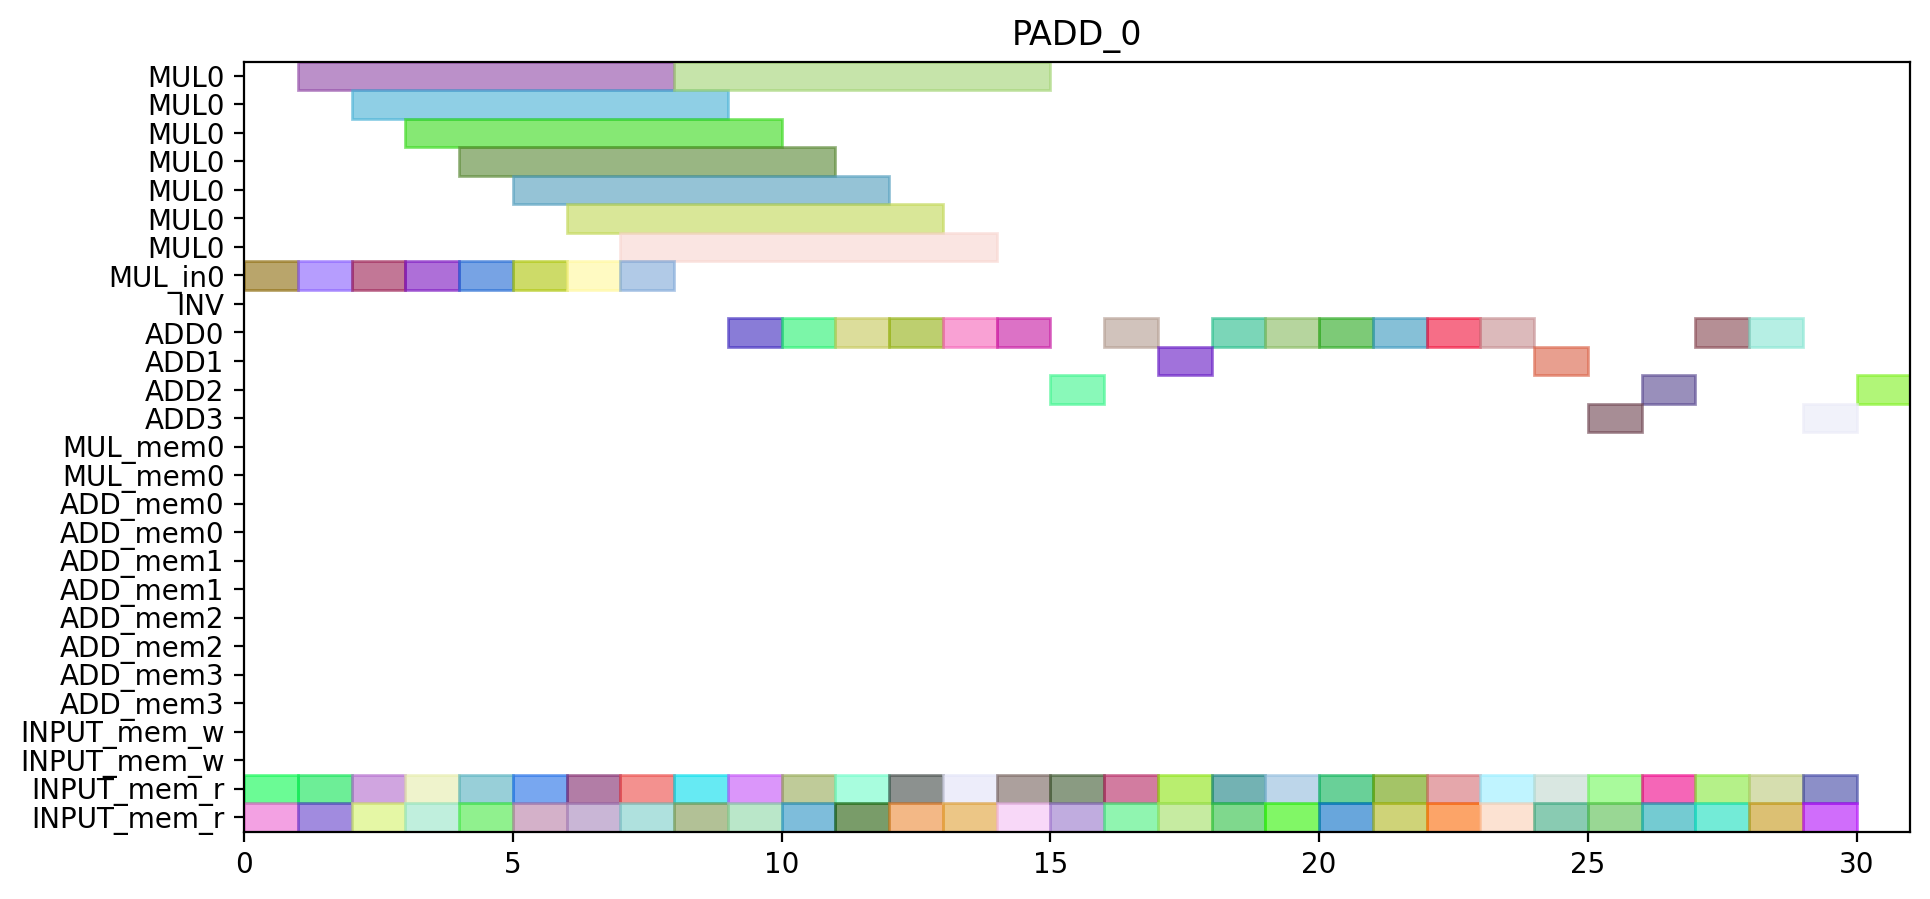

The script that drew this image:
from pyschedule import Scenario, solvers, plotters, alt


def solve():
	horizon = 120
	S = Scenario("PADD_0", horizon=horizon)

	# resource
	MUL = S.Resources('MUL', num=1, size=7)
	MUL_in = S.Resources('MUL_in', num=1)
	INV = S.Resource('INV')
	ADD = S.Resources('ADD', num=4, periods=range(1, horizon))
	MUL_mem = S.Resources('MUL_mem', num=1, size=2)
	ADD_mem = S.Resources('ADD_mem', num=4, size=2)
	INPUT_mem_w = S.Resource('INPUT_mem_w', size=2)
	INPUT_mem_r = S.Resource('INPUT_mem_r', size=2)

	# result of previous scheduling

	# new tasks
	t0_t0_t0_in = S.Task('t0_t0_t0_in', length=1, delay_cost=1)
	t0_t0_t0_in += alt(MUL_in)
	t0_t0_t0 = S.Task('t0_t0_t0', length=7, delay_cost=1)
	t0_t0_t0 += alt(MUL)
	S += t0_t0_t0>=t0_t0_t0_in

	t0_t0_t0_mem0 = S.Task('t0_t0_t0_mem0', length=1, delay_cost=1)
	t0_t0_t0_mem0 += INPUT_mem_r
	S += t0_t0_t0_mem0 <= t0_t0_t0

	t0_t0_t0_mem1 = S.Task('t0_t0_t0_mem1', length=1, delay_cost=1)
	t0_t0_t0_mem1 += INPUT_mem_r
	S += t0_t0_t0_mem1 <= t0_t0_t0

	t0_t0_t1_in = S.Task('t0_t0_t1_in', length=1, delay_cost=1)
	t0_t0_t1_in += alt(MUL_in)
	t0_t0_t1 = S.Task('t0_t0_t1', length=7, delay_cost=1)
	t0_t0_t1 += alt(MUL)
	S += t0_t0_t1>=t0_t0_t1_in

	t0_t0_t1_mem0 = S.Task('t0_t0_t1_mem0', length=1, delay_cost=1)
	t0_t0_t1_mem0 += INPUT_mem_r
	S += t0_t0_t1_mem0 <= t0_t0_t1

	t0_t0_t1_mem1 = S.Task('t0_t0_t1_mem1', length=1, delay_cost=1)
	t0_t0_t1_mem1 += INPUT_mem_r
	S += t0_t0_t1_mem1 <= t0_t0_t1

	t0_t0_t2 = S.Task('t0_t0_t2', length=1, delay_cost=1)
	t0_t0_t2 += alt(ADD)

	t0_t0_t2_mem0 = S.Task('t0_t0_t2_mem0', length=1, delay_cost=1)
	t0_t0_t2_mem0 += INPUT_mem_r
	S += t0_t0_t2_mem0 <= t0_t0_t2

	t0_t0_t2_mem1 = S.Task('t0_t0_t2_mem1', length=1, delay_cost=1)
	t0_t0_t2_mem1 += INPUT_mem_r
	S += t0_t0_t2_mem1 <= t0_t0_t2

	t0_t0_t3 = S.Task('t0_t0_t3', length=1, delay_cost=1)
	t0_t0_t3 += alt(ADD)

	t0_t0_t3_mem0 = S.Task('t0_t0_t3_mem0', length=1, delay_cost=1)
	t0_t0_t3_mem0 += INPUT_mem_r
	S += t0_t0_t3_mem0 <= t0_t0_t3

	t0_t0_t3_mem1 = S.Task('t0_t0_t3_mem1', length=1, delay_cost=1)
	t0_t0_t3_mem1 += INPUT_mem_r
	S += t0_t0_t3_mem1 <= t0_t0_t3

	t0_t1_t0_in = S.Task('t0_t1_t0_in', length=1, delay_cost=1)
	t0_t1_t0_in += alt(MUL_in)
	t0_t1_t0 = S.Task('t0_t1_t0', length=7, delay_cost=1)
	t0_t1_t0 += alt(MUL)
	S += t0_t1_t0>=t0_t1_t0_in

	t0_t1_t0_mem0 = S.Task('t0_t1_t0_mem0', length=1, delay_cost=1)
	t0_t1_t0_mem0 += INPUT_mem_r
	S += t0_t1_t0_mem0 <= t0_t1_t0

	t0_t1_t0_mem1 = S.Task('t0_t1_t0_mem1', length=1, delay_cost=1)
	t0_t1_t0_mem1 += INPUT_mem_r
	S += t0_t1_t0_mem1 <= t0_t1_t0

	t0_t1_t1_in = S.Task('t0_t1_t1_in', length=1, delay_cost=1)
	t0_t1_t1_in += alt(MUL_in)
	t0_t1_t1 = S.Task('t0_t1_t1', length=7, delay_cost=1)
	t0_t1_t1 += alt(MUL)
	S += t0_t1_t1>=t0_t1_t1_in

	t0_t1_t1_mem0 = S.Task('t0_t1_t1_mem0', length=1, delay_cost=1)
	t0_t1_t1_mem0 += INPUT_mem_r
	S += t0_t1_t1_mem0 <= t0_t1_t1

	t0_t1_t1_mem1 = S.Task('t0_t1_t1_mem1', length=1, delay_cost=1)
	t0_t1_t1_mem1 += INPUT_mem_r
	S += t0_t1_t1_mem1 <= t0_t1_t1

	t0_t1_t2 = S.Task('t0_t1_t2', length=1, delay_cost=1)
	t0_t1_t2 += alt(ADD)

	t0_t1_t2_mem0 = S.Task('t0_t1_t2_mem0', length=1, delay_cost=1)
	t0_t1_t2_mem0 += INPUT_mem_r
	S += t0_t1_t2_mem0 <= t0_t1_t2

	t0_t1_t2_mem1 = S.Task('t0_t1_t2_mem1', length=1, delay_cost=1)
	t0_t1_t2_mem1 += INPUT_mem_r
	S += t0_t1_t2_mem1 <= t0_t1_t2

	t0_t1_t3 = S.Task('t0_t1_t3', length=1, delay_cost=1)
	t0_t1_t3 += alt(ADD)

	t0_t1_t3_mem0 = S.Task('t0_t1_t3_mem0', length=1, delay_cost=1)
	t0_t1_t3_mem0 += INPUT_mem_r
	S += t0_t1_t3_mem0 <= t0_t1_t3

	t0_t1_t3_mem1 = S.Task('t0_t1_t3_mem1', length=1, delay_cost=1)
	t0_t1_t3_mem1 += INPUT_mem_r
	S += t0_t1_t3_mem1 <= t0_t1_t3

	t0_t20 = S.Task('t0_t20', length=1, delay_cost=1)
	t0_t20 += alt(ADD)

	t0_t20_mem0 = S.Task('t0_t20_mem0', length=1, delay_cost=1)
	t0_t20_mem0 += INPUT_mem_r
	S += t0_t20_mem0 <= t0_t20

	t0_t20_mem1 = S.Task('t0_t20_mem1', length=1, delay_cost=1)
	t0_t20_mem1 += INPUT_mem_r
	S += t0_t20_mem1 <= t0_t20

	t0_t21 = S.Task('t0_t21', length=1, delay_cost=1)
	t0_t21 += alt(ADD)

	t0_t21_mem0 = S.Task('t0_t21_mem0', length=1, delay_cost=1)
	t0_t21_mem0 += INPUT_mem_r
	S += t0_t21_mem0 <= t0_t21

	t0_t21_mem1 = S.Task('t0_t21_mem1', length=1, delay_cost=1)
	t0_t21_mem1 += INPUT_mem_r
	S += t0_t21_mem1 <= t0_t21

	t0_t30 = S.Task('t0_t30', length=1, delay_cost=1)
	t0_t30 += alt(ADD)

	t0_t30_mem0 = S.Task('t0_t30_mem0', length=1, delay_cost=1)
	t0_t30_mem0 += INPUT_mem_r
	S += t0_t30_mem0 <= t0_t30

	t0_t30_mem1 = S.Task('t0_t30_mem1', length=1, delay_cost=1)
	t0_t30_mem1 += INPUT_mem_r
	S += t0_t30_mem1 <= t0_t30

	t0_t31 = S.Task('t0_t31', length=1, delay_cost=1)
	t0_t31 += alt(ADD)

	t0_t31_mem0 = S.Task('t0_t31_mem0', length=1, delay_cost=1)
	t0_t31_mem0 += INPUT_mem_r
	S += t0_t31_mem0 <= t0_t31

	t0_t31_mem1 = S.Task('t0_t31_mem1', length=1, delay_cost=1)
	t0_t31_mem1 += INPUT_mem_r
	S += t0_t31_mem1 <= t0_t31

	t2_t0_t0_in = S.Task('t2_t0_t0_in', length=1, delay_cost=1)
	t2_t0_t0_in += alt(MUL_in)
	t2_t0_t0 = S.Task('t2_t0_t0', length=7, delay_cost=1)
	t2_t0_t0 += alt(MUL)
	S += t2_t0_t0>=t2_t0_t0_in

	t2_t0_t0_mem0 = S.Task('t2_t0_t0_mem0', length=1, delay_cost=1)
	t2_t0_t0_mem0 += INPUT_mem_r
	S += t2_t0_t0_mem0 <= t2_t0_t0

	t2_t0_t0_mem1 = S.Task('t2_t0_t0_mem1', length=1, delay_cost=1)
	t2_t0_t0_mem1 += INPUT_mem_r
	S += t2_t0_t0_mem1 <= t2_t0_t0

	t2_t0_t1_in = S.Task('t2_t0_t1_in', length=1, delay_cost=1)
	t2_t0_t1_in += alt(MUL_in)
	t2_t0_t1 = S.Task('t2_t0_t1', length=7, delay_cost=1)
	t2_t0_t1 += alt(MUL)
	S += t2_t0_t1>=t2_t0_t1_in

	t2_t0_t1_mem0 = S.Task('t2_t0_t1_mem0', length=1, delay_cost=1)
	t2_t0_t1_mem0 += INPUT_mem_r
	S += t2_t0_t1_mem0 <= t2_t0_t1

	t2_t0_t1_mem1 = S.Task('t2_t0_t1_mem1', length=1, delay_cost=1)
	t2_t0_t1_mem1 += INPUT_mem_r
	S += t2_t0_t1_mem1 <= t2_t0_t1

	t2_t0_t2 = S.Task('t2_t0_t2', length=1, delay_cost=1)
	t2_t0_t2 += alt(ADD)

	t2_t0_t2_mem0 = S.Task('t2_t0_t2_mem0', length=1, delay_cost=1)
	t2_t0_t2_mem0 += INPUT_mem_r
	S += t2_t0_t2_mem0 <= t2_t0_t2

	t2_t0_t2_mem1 = S.Task('t2_t0_t2_mem1', length=1, delay_cost=1)
	t2_t0_t2_mem1 += INPUT_mem_r
	S += t2_t0_t2_mem1 <= t2_t0_t2

	t2_t0_t3 = S.Task('t2_t0_t3', length=1, delay_cost=1)
	t2_t0_t3 += alt(ADD)

	t2_t0_t3_mem0 = S.Task('t2_t0_t3_mem0', length=1, delay_cost=1)
	t2_t0_t3_mem0 += INPUT_mem_r
	S += t2_t0_t3_mem0 <= t2_t0_t3

	t2_t0_t3_mem1 = S.Task('t2_t0_t3_mem1', length=1, delay_cost=1)
	t2_t0_t3_mem1 += INPUT_mem_r
	S += t2_t0_t3_mem1 <= t2_t0_t3

	t2_t1_t0_in = S.Task('t2_t1_t0_in', length=1, delay_cost=1)
	t2_t1_t0_in += alt(MUL_in)
	t2_t1_t0 = S.Task('t2_t1_t0', length=7, delay_cost=1)
	t2_t1_t0 += alt(MUL)
	S += t2_t1_t0>=t2_t1_t0_in

	t2_t1_t0_mem0 = S.Task('t2_t1_t0_mem0', length=1, delay_cost=1)
	t2_t1_t0_mem0 += INPUT_mem_r
	S += t2_t1_t0_mem0 <= t2_t1_t0

	t2_t1_t0_mem1 = S.Task('t2_t1_t0_mem1', length=1, delay_cost=1)
	t2_t1_t0_mem1 += INPUT_mem_r
	S += t2_t1_t0_mem1 <= t2_t1_t0

	t2_t1_t1_in = S.Task('t2_t1_t1_in', length=1, delay_cost=1)
	t2_t1_t1_in += alt(MUL_in)
	t2_t1_t1 = S.Task('t2_t1_t1', length=7, delay_cost=1)
	t2_t1_t1 += alt(MUL)
	S += t2_t1_t1>=t2_t1_t1_in

	t2_t1_t1_mem0 = S.Task('t2_t1_t1_mem0', length=1, delay_cost=1)
	t2_t1_t1_mem0 += INPUT_mem_r
	S += t2_t1_t1_mem0 <= t2_t1_t1

	t2_t1_t1_mem1 = S.Task('t2_t1_t1_mem1', length=1, delay_cost=1)
	t2_t1_t1_mem1 += INPUT_mem_r
	S += t2_t1_t1_mem1 <= t2_t1_t1

	t2_t1_t2 = S.Task('t2_t1_t2', length=1, delay_cost=1)
	t2_t1_t2 += alt(ADD)

	t2_t1_t2_mem0 = S.Task('t2_t1_t2_mem0', length=1, delay_cost=1)
	t2_t1_t2_mem0 += INPUT_mem_r
	S += t2_t1_t2_mem0 <= t2_t1_t2

	t2_t1_t2_mem1 = S.Task('t2_t1_t2_mem1', length=1, delay_cost=1)
	t2_t1_t2_mem1 += INPUT_mem_r
	S += t2_t1_t2_mem1 <= t2_t1_t2

	t2_t1_t3 = S.Task('t2_t1_t3', length=1, delay_cost=1)
	t2_t1_t3 += alt(ADD)

	t2_t1_t3_mem0 = S.Task('t2_t1_t3_mem0', length=1, delay_cost=1)
	t2_t1_t3_mem0 += INPUT_mem_r
	S += t2_t1_t3_mem0 <= t2_t1_t3

	t2_t1_t3_mem1 = S.Task('t2_t1_t3_mem1', length=1, delay_cost=1)
	t2_t1_t3_mem1 += INPUT_mem_r
	S += t2_t1_t3_mem1 <= t2_t1_t3

	t2_t20 = S.Task('t2_t20', length=1, delay_cost=1)
	t2_t20 += alt(ADD)

	t2_t20_mem0 = S.Task('t2_t20_mem0', length=1, delay_cost=1)
	t2_t20_mem0 += INPUT_mem_r
	S += t2_t20_mem0 <= t2_t20

	t2_t20_mem1 = S.Task('t2_t20_mem1', length=1, delay_cost=1)
	t2_t20_mem1 += INPUT_mem_r
	S += t2_t20_mem1 <= t2_t20

	t2_t21 = S.Task('t2_t21', length=1, delay_cost=1)
	t2_t21 += alt(ADD)

	t2_t21_mem0 = S.Task('t2_t21_mem0', length=1, delay_cost=1)
	t2_t21_mem0 += INPUT_mem_r
	S += t2_t21_mem0 <= t2_t21

	t2_t21_mem1 = S.Task('t2_t21_mem1', length=1, delay_cost=1)
	t2_t21_mem1 += INPUT_mem_r
	S += t2_t21_mem1 <= t2_t21

	t2_t30 = S.Task('t2_t30', length=1, delay_cost=1)
	t2_t30 += alt(ADD)

	t2_t30_mem0 = S.Task('t2_t30_mem0', length=1, delay_cost=1)
	t2_t30_mem0 += INPUT_mem_r
	S += t2_t30_mem0 <= t2_t30

	t2_t30_mem1 = S.Task('t2_t30_mem1', length=1, delay_cost=1)
	t2_t30_mem1 += INPUT_mem_r
	S += t2_t30_mem1 <= t2_t30

	t2_t31 = S.Task('t2_t31', length=1, delay_cost=1)
	t2_t31 += alt(ADD)

	t2_t31_mem0 = S.Task('t2_t31_mem0', length=1, delay_cost=1)
	t2_t31_mem0 += INPUT_mem_r
	S += t2_t31_mem0 <= t2_t31

	t2_t31_mem1 = S.Task('t2_t31_mem1', length=1, delay_cost=1)
	t2_t31_mem1 += INPUT_mem_r
	S += t2_t31_mem1 <= t2_t31

	t7_t0_t2 = S.Task('t7_t0_t2', length=1, delay_cost=1)
	t7_t0_t2 += alt(ADD)

	t7_t0_t2_mem0 = S.Task('t7_t0_t2_mem0', length=1, delay_cost=1)
	t7_t0_t2_mem0 += INPUT_mem_r
	S += t7_t0_t2_mem0 <= t7_t0_t2

	t7_t0_t2_mem1 = S.Task('t7_t0_t2_mem1', length=1, delay_cost=1)
	t7_t0_t2_mem1 += INPUT_mem_r
	S += t7_t0_t2_mem1 <= t7_t0_t2

	t7_t1_t2 = S.Task('t7_t1_t2', length=1, delay_cost=1)
	t7_t1_t2 += alt(ADD)

	t7_t1_t2_mem0 = S.Task('t7_t1_t2_mem0', length=1, delay_cost=1)
	t7_t1_t2_mem0 += INPUT_mem_r
	S += t7_t1_t2_mem0 <= t7_t1_t2

	t7_t1_t2_mem1 = S.Task('t7_t1_t2_mem1', length=1, delay_cost=1)
	t7_t1_t2_mem1 += INPUT_mem_r
	S += t7_t1_t2_mem1 <= t7_t1_t2

	t7_t20 = S.Task('t7_t20', length=1, delay_cost=1)
	t7_t20 += alt(ADD)

	t7_t20_mem0 = S.Task('t7_t20_mem0', length=1, delay_cost=1)
	t7_t20_mem0 += INPUT_mem_r
	S += t7_t20_mem0 <= t7_t20

	t7_t20_mem1 = S.Task('t7_t20_mem1', length=1, delay_cost=1)
	t7_t20_mem1 += INPUT_mem_r
	S += t7_t20_mem1 <= t7_t20

	t7_t21 = S.Task('t7_t21', length=1, delay_cost=1)
	t7_t21 += alt(ADD)

	t7_t21_mem0 = S.Task('t7_t21_mem0', length=1, delay_cost=1)
	t7_t21_mem0 += INPUT_mem_r
	S += t7_t21_mem0 <= t7_t21

	t7_t21_mem1 = S.Task('t7_t21_mem1', length=1, delay_cost=1)
	t7_t21_mem1 += INPUT_mem_r
	S += t7_t21_mem1 <= t7_t21

	t9_t0_t2 = S.Task('t9_t0_t2', length=1, delay_cost=1)
	t9_t0_t2 += alt(ADD)

	t9_t0_t2_mem0 = S.Task('t9_t0_t2_mem0', length=1, delay_cost=1)
	t9_t0_t2_mem0 += INPUT_mem_r
	S += t9_t0_t2_mem0 <= t9_t0_t2

	t9_t0_t2_mem1 = S.Task('t9_t0_t2_mem1', length=1, delay_cost=1)
	t9_t0_t2_mem1 += INPUT_mem_r
	S += t9_t0_t2_mem1 <= t9_t0_t2

	t9_t1_t2 = S.Task('t9_t1_t2', length=1, delay_cost=1)
	t9_t1_t2 += alt(ADD)

	t9_t1_t2_mem0 = S.Task('t9_t1_t2_mem0', length=1, delay_cost=1)
	t9_t1_t2_mem0 += INPUT_mem_r
	S += t9_t1_t2_mem0 <= t9_t1_t2

	t9_t1_t2_mem1 = S.Task('t9_t1_t2_mem1', length=1, delay_cost=1)
	t9_t1_t2_mem1 += INPUT_mem_r
	S += t9_t1_t2_mem1 <= t9_t1_t2

	solvers.mip.solve(S,msg=1,kind='CPLEX',ratio_gap=1.01)

	solution = [['hoge']*len(S.solution()[1]) for i in range(len(S.solution()))]
	for i in range(len(S.solution())):
		for j in range(len(S.solution()[i])):
			solution[i][j]=str(S.solution()[i][j])
	print(solution)

	cycles = int(solution[-1][3])

	pic_file_name = "/home/mfukuda/pairing_automation_design/bls24-318/scheduling/PADD_mul1_add4/PADD_0.png"
	if(S.solution() != []):
		plotters.matplotlib.plot(S,img_filename=pic_file_name, vertical_text=True, fig_size=(cycles*0.25+3, 5), show_task_labels=False)

	return solution
